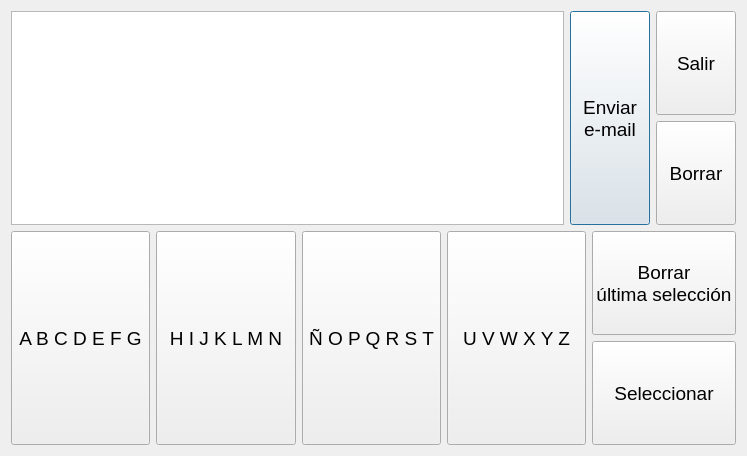
<?xml version="1.0" encoding="UTF-8"?>
<ui version="4.0">
 <class>InputDialog</class>
 <widget class="QDialog" name="InputDialog">
  <property name="geometry">
   <rect>
    <x>0</x>
    <y>0</y>
    <width>747</width>
    <height>456</height>
   </rect>
  </property>
  <property name="windowTitle">
   <string>Correo y Teclado</string>
  </property>
  <layout class="QVBoxLayout" name="verticalLayout">
   <item>
    <layout class="QHBoxLayout" name="horizontalLayout">
     <item>
      <widget class="QTextEdit" name="textField">
       <property name="font">
        <font>
         <pointsize>14</pointsize>
        </font>
       </property>
      </widget>
     </item>
     <item>
      <widget class="QPushButton" name="sendButton">
       <property name="sizePolicy">
        <sizepolicy hsizetype="Minimum" vsizetype="MinimumExpanding">
         <horstretch>0</horstretch>
         <verstretch>0</verstretch>
        </sizepolicy>
       </property>
       <property name="font">
        <font>
         <pointsize>14</pointsize>
        </font>
       </property>
       <property name="text">
        <string>Enviar
e-mail</string>
       </property>
      </widget>
     </item>
     <item>
      <layout class="QVBoxLayout" name="verticalLayout_2">
       <item>
        <widget class="QPushButton" name="exitButton">
         <property name="sizePolicy">
          <sizepolicy hsizetype="Minimum" vsizetype="MinimumExpanding">
           <horstretch>0</horstretch>
           <verstretch>0</verstretch>
          </sizepolicy>
         </property>
         <property name="font">
          <font>
           <pointsize>14</pointsize>
          </font>
         </property>
         <property name="text">
          <string>Salir</string>
         </property>
        </widget>
       </item>
       <item>
        <widget class="QPushButton" name="eraseButton">
         <property name="sizePolicy">
          <sizepolicy hsizetype="Minimum" vsizetype="MinimumExpanding">
           <horstretch>0</horstretch>
           <verstretch>0</verstretch>
          </sizepolicy>
         </property>
         <property name="font">
          <font>
           <pointsize>14</pointsize>
          </font>
         </property>
         <property name="text">
          <string>Borrar</string>
         </property>
        </widget>
       </item>
      </layout>
     </item>
    </layout>
   </item>
   <item>
    <layout class="QHBoxLayout" name="horizontalLayout_2">
     <item>
      <widget class="QPushButton" name="write1Button">
       <property name="sizePolicy">
        <sizepolicy hsizetype="Minimum" vsizetype="MinimumExpanding">
         <horstretch>0</horstretch>
         <verstretch>0</verstretch>
        </sizepolicy>
       </property>
       <property name="font">
        <font>
         <pointsize>14</pointsize>
        </font>
       </property>
       <property name="text">
        <string>A B C D E F G</string>
       </property>
      </widget>
     </item>
     <item>
      <widget class="QPushButton" name="write2Button">
       <property name="sizePolicy">
        <sizepolicy hsizetype="Minimum" vsizetype="MinimumExpanding">
         <horstretch>0</horstretch>
         <verstretch>0</verstretch>
        </sizepolicy>
       </property>
       <property name="font">
        <font>
         <pointsize>14</pointsize>
        </font>
       </property>
       <property name="text">
        <string>H I J K L M N</string>
       </property>
      </widget>
     </item>
     <item>
      <widget class="QPushButton" name="write3Button">
       <property name="sizePolicy">
        <sizepolicy hsizetype="Minimum" vsizetype="MinimumExpanding">
         <horstretch>0</horstretch>
         <verstretch>0</verstretch>
        </sizepolicy>
       </property>
       <property name="font">
        <font>
         <pointsize>14</pointsize>
        </font>
       </property>
       <property name="text">
        <string>Ñ O P Q R S T</string>
       </property>
      </widget>
     </item>
     <item>
      <widget class="QPushButton" name="write4Button">
       <property name="sizePolicy">
        <sizepolicy hsizetype="Minimum" vsizetype="MinimumExpanding">
         <horstretch>0</horstretch>
         <verstretch>0</verstretch>
        </sizepolicy>
       </property>
       <property name="font">
        <font>
         <pointsize>14</pointsize>
        </font>
       </property>
       <property name="text">
        <string>U V W X Y Z</string>
       </property>
      </widget>
     </item>
     <item>
      <layout class="QVBoxLayout" name="verticalLayout_3">
       <item>
        <widget class="QPushButton" name="pushButton_5">
         <property name="sizePolicy">
          <sizepolicy hsizetype="Minimum" vsizetype="MinimumExpanding">
           <horstretch>0</horstretch>
           <verstretch>0</verstretch>
          </sizepolicy>
         </property>
         <property name="font">
          <font>
           <pointsize>14</pointsize>
          </font>
         </property>
         <property name="text">
          <string>Borrar
última selección</string>
         </property>
        </widget>
       </item>
       <item>
        <widget class="QPushButton" name="confirmButton">
         <property name="sizePolicy">
          <sizepolicy hsizetype="Minimum" vsizetype="MinimumExpanding">
           <horstretch>0</horstretch>
           <verstretch>0</verstretch>
          </sizepolicy>
         </property>
         <property name="font">
          <font>
           <pointsize>14</pointsize>
          </font>
         </property>
         <property name="text">
          <string>Seleccionar</string>
         </property>
        </widget>
       </item>
      </layout>
     </item>
    </layout>
   </item>
  </layout>
 </widget>
 <resources/>
 <connections>
  <connection>
   <sender>eraseButton</sender>
   <signal>clicked()</signal>
   <receiver>textField</receiver>
   <slot>clear()</slot>
   <hints>
    <hint type="sourcelabel">
     <x>684</x>
     <y>167</y>
    </hint>
    <hint type="destinationlabel">
     <x>408</x>
     <y>135</y>
    </hint>
   </hints>
  </connection>
 </connections>
</ui>
